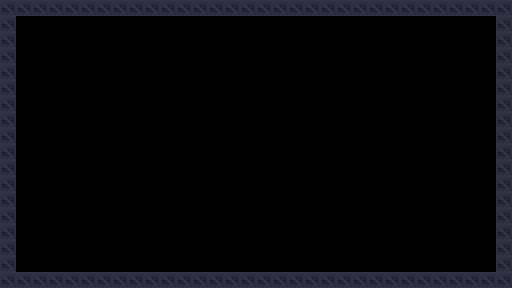

Rendered tile map (Tiled .tmx) drawn with the repository's tilesets; below, a short description and the full map source, tile grids included:
An orthogonal 32x18 tile map with 16x16 px tiles, 2 tile layers (background, details), 2 tilesets and 5 objects (spawn, gravity, movable, goal).

<map version="1.5" tiledversion="1.7.2" orientation="orthogonal" renderorder="right-down" width="32" height="18" tilewidth="16" tileheight="16" infinite="0" nextlayerid="4" nextobjectid="11">
 <properties>
  <property name="title" value="Long way to home" />
 </properties>
 <tileset firstgid="1" source="industrial.v2.tsx" />
 <tileset firstgid="1025" source="Dungeon Sprites.tsx" />
 <layer id="3" name="background" width="32" height="18">
  <data encoding="csv">
0,0,0,0,0,0,0,0,0,0,0,0,0,0,0,0,0,0,0,0,0,0,0,0,0,0,0,0,0,0,0,0,
0,0,0,0,0,0,0,0,0,0,0,0,0,0,0,0,0,0,0,0,0,0,0,0,0,0,0,0,0,0,0,0,
0,0,0,0,0,0,0,0,0,0,0,0,0,0,0,0,0,0,0,0,0,0,0,0,0,0,0,0,0,0,0,0,
0,0,0,0,0,0,0,0,0,0,0,0,0,0,0,0,0,0,0,0,0,0,0,0,0,0,0,0,0,0,0,0,
0,0,0,0,0,0,0,0,0,0,0,0,0,0,0,0,0,0,0,0,0,0,0,0,0,0,0,0,0,0,0,0,
0,0,0,0,0,0,0,0,0,0,0,0,0,0,0,0,0,0,0,0,0,0,0,0,0,0,0,0,0,0,0,0,
0,0,0,0,0,0,0,0,0,0,0,0,0,0,0,0,0,0,0,0,0,0,0,0,0,0,0,0,0,0,0,0,
0,0,0,0,0,0,0,0,0,0,0,0,0,0,0,0,0,0,0,0,0,0,0,0,0,0,0,0,0,0,0,0,
0,0,0,0,0,0,0,0,0,0,0,0,0,0,0,0,0,0,0,0,0,0,0,0,0,0,0,0,0,0,0,0,
0,0,0,0,0,0,0,0,0,0,0,0,0,0,0,0,0,0,0,0,0,0,0,0,0,0,0,0,0,0,0,0,
0,0,0,0,0,0,0,0,0,0,0,0,0,0,0,0,0,0,0,0,0,0,0,0,0,0,0,0,0,0,0,0,
0,0,0,0,0,0,0,0,0,0,0,0,0,0,0,0,0,0,0,0,0,0,0,0,0,0,0,0,0,0,0,0,
0,0,0,0,0,0,0,0,0,0,0,0,0,0,0,0,0,0,0,0,0,0,0,0,0,0,0,0,0,0,0,0,
0,0,0,0,0,0,0,0,0,0,0,0,0,0,0,0,0,0,0,0,0,0,0,0,0,0,0,0,0,0,0,0,
0,0,0,0,0,0,0,0,0,0,0,0,0,0,0,0,0,0,0,0,0,0,0,0,0,0,0,0,0,0,0,0,
0,0,0,0,0,0,0,0,0,0,0,0,0,0,0,0,0,0,0,0,0,0,0,0,0,0,0,0,0,0,0,0,
0,0,0,0,0,0,0,0,0,0,0,0,0,0,0,0,0,0,0,0,0,0,0,0,0,0,0,0,0,0,0,0,
0,0,0,0,0,0,0,0,0,0,0,0,0,0,0,0,0,0,0,0,0,0,0,0,0,0,0,0,0,0,0,0
</data>
 </layer>
 <layer id="1" name="details" width="32" height="18">
  <properties>
   <property name="physics" type="bool" value="true" />
  </properties>
  <data encoding="csv">
54,54,54,54,54,54,54,54,54,54,54,54,54,54,54,54,54,54,54,54,54,54,54,54,54,54,54,54,54,54,54,54,
54,0,0,0,0,0,0,0,0,0,0,0,0,0,0,0,0,0,0,0,0,0,0,0,0,0,0,0,0,0,0,54,
54,0,0,0,0,0,0,0,0,0,0,0,0,0,0,0,0,0,0,0,0,0,0,0,0,0,0,0,0,0,0,54,
54,0,0,0,0,0,0,0,0,0,0,0,0,0,0,0,0,0,0,0,0,0,0,0,0,0,0,0,0,0,0,54,
54,0,0,0,0,0,0,0,0,0,0,0,0,0,0,0,0,0,0,0,0,0,0,0,0,0,0,0,0,0,0,54,
54,0,0,0,0,0,0,0,0,0,0,0,0,0,0,0,0,0,0,0,0,0,0,0,0,0,0,0,0,0,0,54,
54,0,0,0,0,0,0,0,0,0,0,0,0,0,0,0,0,0,0,0,0,0,0,0,0,0,0,0,0,0,0,54,
54,0,0,0,0,0,0,0,0,0,0,0,0,0,0,0,0,0,0,0,0,0,0,0,0,0,0,0,0,0,0,54,
54,0,0,0,0,0,0,0,0,0,0,0,0,0,0,0,0,0,0,0,0,0,0,0,0,0,0,0,0,0,0,54,
54,0,0,0,0,0,0,0,0,0,0,0,0,0,0,0,0,0,0,0,0,0,0,0,0,0,0,0,0,0,0,54,
54,0,0,0,0,0,0,0,0,0,0,0,0,0,0,0,0,0,0,0,0,0,0,0,0,0,0,0,0,0,0,54,
54,0,0,0,0,0,0,0,0,0,0,0,0,0,0,0,0,0,0,0,0,0,0,0,0,0,0,0,0,0,0,54,
54,0,0,0,0,0,0,0,0,0,0,0,0,0,0,0,0,0,0,0,0,0,0,0,0,0,0,0,0,0,0,54,
54,0,0,0,0,0,0,0,0,0,0,0,0,0,0,0,0,0,0,0,0,0,0,0,0,0,0,0,0,0,0,54,
54,0,0,0,0,0,0,0,0,0,0,0,0,0,0,0,0,0,0,0,0,0,0,0,0,0,0,0,0,0,0,54,
54,0,0,0,0,0,0,0,0,0,0,0,0,0,0,0,0,0,0,0,0,0,0,0,0,0,0,0,0,0,0,54,
54,0,0,0,0,0,0,0,0,0,0,0,0,0,0,0,0,0,0,0,0,0,0,0,0,0,0,0,0,0,0,54,
54,54,54,54,54,54,54,54,54,54,54,54,54,54,54,54,54,54,54,54,54,54,54,54,54,54,54,54,54,54,54,54
</data>
 </layer>
 <objectgroup id="2" name="objects">
  <object id="2" name="spawn" gid="513" x="51" y="151.833" width="16" height="16" />
  <object id="5" name="gravity" gid="526" x="408.5" y="151.833" width="16" height="16" />
  <object id="6" name="movable" x="172.5" y="64">
   <polyline points="0,0 0.5,144" />
  </object>
  <object id="7" x="361" y="72.5" width="123.5" height="40">
   <text fontfamily="MS Shell Dlg 2" wrap="1" halign="center">Touch to activate the gravity field</text>
  </object>
  <object id="10" name="goal" gid="1158" x="280" y="152" width="16" height="16" />
 </objectgroup>
</map>
